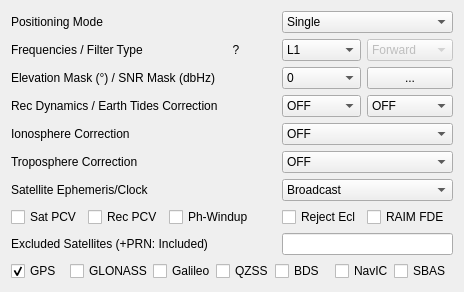
     <widget class="QWidget" name="TabSheet1">
      <property name="toolTip">
       <string/>
      </property>
      <attribute name="title">
       <string>Setting&amp;1</string>
      </attribute>
      <layout class="QGridLayout" name="gridLayout">
       <item row="3" column="0" colspan="6">
        <widget class="QLabel" name="Label3">
         <property name="toolTip">
          <string/>
         </property>
         <property name="text">
          <string>Rec Dynamics / Earth Tides Correction</string>
         </property>
        </widget>
       </item>
       <item row="3" column="6" colspan="2">
        <widget class="QComboBox" name="cBDynamicModel">
         <property name="toolTip">
          <string/>
         </property>
         <item>
          <property name="text">
           <string>OFF</string>
          </property>
         </item>
         <item>
          <property name="text">
           <string>ON</string>
          </property>
         </item>
        </widget>
       </item>
       <item row="3" column="8">
        <widget class="QComboBox" name="cBTideCorrection">
         <property name="toolTip">
          <string/>
         </property>
         <item>
          <property name="text">
           <string>OFF</string>
          </property>
         </item>
         <item>
          <property name="text">
           <string>Solid</string>
          </property>
         </item>
        </widget>
       </item>
       <item row="4" column="0" colspan="4">
        <widget class="QLabel" name="Label8">
         <property name="toolTip">
          <string/>
         </property>
         <property name="text">
          <string>Ionosphere Correction</string>
         </property>
        </widget>
       </item>
       <item row="5" column="0" colspan="4">
        <widget class="QLabel" name="Label9">
         <property name="toolTip">
          <string/>
         </property>
         <property name="text">
          <string>Troposphere Correction</string>
         </property>
        </widget>
       </item>
       <item row="5" column="6" colspan="3">
        <widget class="QComboBox" name="cBTroposphereOption">
         <property name="toolTip">
          <string/>
         </property>
         <item>
          <property name="text">
           <string>OFF</string>
          </property>
         </item>
         <item>
          <property name="text">
           <string>Saastamoinen</string>
          </property>
         </item>
         <item>
          <property name="text">
           <string>SBAS</string>
          </property>
         </item>
         <item>
          <property name="text">
           <string>Estimate ZTD</string>
          </property>
         </item>
         <item>
          <property name="text">
           <string>Estimate ZTD+Grad</string>
          </property>
         </item>
        </widget>
       </item>
       <item row="1" column="6" colspan="2">
        <widget class="QComboBox" name="cBFrequency">
         <property name="toolTip">
          <string/>
         </property>
         <item>
          <property name="text">
           <string>L1</string>
          </property>
         </item>
         <item>
          <property name="text">
           <string>L1+L2</string>
          </property>
         </item>
        </widget>
       </item>
       <item row="1" column="8">
        <widget class="QComboBox" name="cBSolution">
         <property name="enabled">
          <bool>false</bool>
         </property>
         <property name="toolTip">
          <string/>
         </property>
         <item>
          <property name="text">
           <string>Forward</string>
          </property>
         </item>
         <item>
          <property name="text">
           <string>Backward</string>
          </property>
         </item>
         <item>
          <property name="text">
           <string>Combined</string>
          </property>
         </item>
        </widget>
       </item>
       <item row="2" column="0" colspan="6">
        <widget class="QLabel" name="lblElevationMask">
         <property name="toolTip">
          <string/>
         </property>
         <property name="text">
          <string>Elevation Mask (°) / SNR Mask (dbHz)</string>
         </property>
        </widget>
       </item>
       <item row="4" column="6" colspan="3">
        <widget class="QComboBox" name="cBIonosphereOption">
         <property name="toolTip">
          <string/>
         </property>
         <item>
          <property name="text">
           <string>OFF</string>
          </property>
         </item>
         <item>
          <property name="text">
           <string>Broadcast</string>
          </property>
         </item>
         <item>
          <property name="text">
           <string>SBAS</string>
          </property>
         </item>
         <item>
          <property name="text">
           <string>Iono-Free LC</string>
          </property>
         </item>
         <item>
          <property name="text">
           <string>Estimate STEC</string>
          </property>
         </item>
         <item>
          <property name="text">
           <string>IONEX TEC</string>
          </property>
         </item>
         <item>
          <property name="text">
           <string>QZSS Broadcast</string>
          </property>
         </item>
        </widget>
       </item>
       <item row="2" column="6" colspan="2">
        <widget class="QComboBox" name="cBElevationMask">
         <property name="toolTip">
          <string/>
         </property>
         <item>
          <property name="text">
           <string>0</string>
          </property>
         </item>
         <item>
          <property name="text">
           <string>5</string>
          </property>
         </item>
         <item>
          <property name="text">
           <string>10</string>
          </property>
         </item>
         <item>
          <property name="text">
           <string>15</string>
          </property>
         </item>
         <item>
          <property name="text">
           <string>20</string>
          </property>
         </item>
         <item>
          <property name="text">
           <string>25</string>
          </property>
         </item>
         <item>
          <property name="text">
           <string>30</string>
          </property>
         </item>
         <item>
          <property name="text">
           <string>35</string>
          </property>
         </item>
         <item>
          <property name="text">
           <string>40</string>
          </property>
         </item>
         <item>
          <property name="text">
           <string>45</string>
          </property>
         </item>
         <item>
          <property name="text">
           <string>50</string>
          </property>
         </item>
         <item>
          <property name="text">
           <string>55</string>
          </property>
         </item>
         <item>
          <property name="text">
           <string>60</string>
          </property>
         </item>
         <item>
          <property name="text">
           <string>65</string>
          </property>
         </item>
         <item>
          <property name="text">
           <string>70</string>
          </property>
         </item>
        </widget>
       </item>
       <item row="6" column="0" colspan="4">
        <widget class="QLabel" name="Label32">
         <property name="toolTip">
          <string/>
         </property>
         <property name="text">
          <string>Satellite Ephemeris/Clock</string>
         </property>
        </widget>
       </item>
       <item row="2" column="8">
        <widget class="QPushButton" name="btnSnrMask">
         <property name="toolTip">
          <string/>
         </property>
         <property name="text">
          <string>...</string>
         </property>
        </widget>
       </item>
       <item row="0" column="6" colspan="3">
        <widget class="QComboBox" name="cBPositionMode">
         <property name="toolTip">
          <string/>
         </property>
         <item>
          <property name="text">
           <string>Single</string>
          </property>
         </item>
         <item>
          <property name="text">
           <string>DGPS/DGNSS</string>
          </property>
         </item>
         <item>
          <property name="text">
           <string>Kinematic</string>
          </property>
         </item>
         <item>
          <property name="text">
           <string>Static</string>
          </property>
         </item>
         <item>
          <property name="text">
           <string>Moving-Base</string>
          </property>
         </item>
         <item>
          <property name="text">
           <string>Fixed</string>
          </property>
         </item>
         <item>
          <property name="text">
           <string>PPP Kinematic</string>
          </property>
         </item>
         <item>
          <property name="text">
           <string>PPP Static</string>
          </property>
         </item>
         <item>
          <property name="text">
           <string>PPP Fixed</string>
          </property>
         </item>
        </widget>
       </item>
       <item row="1" column="0" colspan="4">
        <widget class="QLabel" name="lblFrequency">
         <property name="toolTip">
          <string/>
         </property>
         <property name="text">
          <string>Frequencies / Filter Type</string>
         </property>
        </widget>
       </item>
       <item row="6" column="6" colspan="3">
        <widget class="QComboBox" name="cBSatelliteEphemeris">
         <property name="toolTip">
          <string/>
         </property>
         <item>
          <property name="text">
           <string>Broadcast</string>
          </property>
         </item>
         <item>
          <property name="text">
           <string>Precise</string>
          </property>
         </item>
         <item>
          <property name="text">
           <string>Broadcast+SBAS</string>
          </property>
         </item>
         <item>
          <property name="text">
           <string>Broadcast+SSR APC</string>
          </property>
         </item>
         <item>
          <property name="text">
           <string>Broadcast+SSR CoM</string>
          </property>
         </item>
         <item>
          <property name="text">
           <string>QZSS LEX</string>
          </property>
         </item>
        </widget>
       </item>
       <item row="7" column="0" colspan="2">
        <widget class="QCheckBox" name="cBPositionOption1">
         <property name="toolTip">
          <string/>
         </property>
         <property name="text">
          <string>Sat PCV</string>
         </property>
        </widget>
       </item>
       <item row="7" column="2" colspan="2">
        <widget class="QCheckBox" name="cBPositionOption2">
         <property name="toolTip">
          <string/>
         </property>
         <property name="text">
          <string>Rec PCV</string>
         </property>
        </widget>
       </item>
       <item row="7" column="4" colspan="2">
        <widget class="QCheckBox" name="cBPositionOption3">
         <property name="toolTip">
          <string/>
         </property>
         <property name="text">
          <string>Ph-Windup</string>
         </property>
        </widget>
       </item>
       <item row="7" column="6" colspan="2">
        <widget class="QCheckBox" name="cBPositionOption4">
         <property name="toolTip">
          <string/>
         </property>
         <property name="text">
          <string>Reject Ecl</string>
         </property>
        </widget>
       </item>
       <item row="7" column="8">
        <widget class="QCheckBox" name="cBPositionOption5">
         <property name="toolTip">
          <string/>
         </property>
         <property name="text">
          <string>RAIM FDE</string>
         </property>
        </widget>
       </item>
       <item row="8" column="0" colspan="6">
        <widget class="QLabel" name="Label35">
         <property name="toolTip">
          <string/>
         </property>
         <property name="text">
          <string>Excluded Satellites (+PRN: Included)</string>
         </property>
        </widget>
       </item>
       <item row="0" column="0" colspan="3">
        <widget class="QLabel" name="lblPosMode">
         <property name="toolTip">
          <string/>
         </property>
         <property name="text">
          <string>Positioning Mode</string>
         </property>
        </widget>
       </item>
       <item row="8" column="6" colspan="3">
        <widget class="QLineEdit" name="lEExcludedSatellites">
         <property name="toolTip">
          <string/>
         </property>
        </widget>
       </item>
       <item row="9" column="0" colspan="9">
        <widget class="QWidget" name="widget_2" native="true">
         <property name="sizePolicy">
          <sizepolicy hsizetype="Preferred" vsizetype="Fixed">
           <horstretch>0</horstretch>
           <verstretch>0</verstretch>
          </sizepolicy>
         </property>
         <layout class="QHBoxLayout" name="horizontalLayout_2">
          <property name="spacing">
           <number>0</number>
          </property>
          <property name="leftMargin">
           <number>0</number>
          </property>
          <property name="topMargin">
           <number>0</number>
          </property>
          <property name="rightMargin">
           <number>0</number>
          </property>
          <property name="bottomMargin">
           <number>0</number>
          </property>
          <item>
           <widget class="QCheckBox" name="cBNavSys1">
            <property name="toolTip">
             <string/>
            </property>
            <property name="text">
             <string>GPS</string>
            </property>
            <property name="checked">
             <bool>true</bool>
            </property>
           </widget>
          </item>
          <item>
           <widget class="QCheckBox" name="cBNavSys2">
            <property name="toolTip">
             <string/>
            </property>
            <property name="text">
             <string>GLONASS</string>
            </property>
           </widget>
          </item>
          <item>
           <widget class="QCheckBox" name="cBNavSys3">
            <property name="toolTip">
             <string/>
            </property>
            <property name="text">
             <string>Galileo</string>
            </property>
           </widget>
          </item>
          <item>
           <widget class="QCheckBox" name="cBNavSys4">
            <property name="toolTip">
             <string/>
            </property>
            <property name="text">
             <string>QZSS</string>
            </property>
           </widget>
          </item>
          <item>
           <widget class="QCheckBox" name="cBNavSys6">
            <property name="toolTip">
             <string/>
            </property>
            <property name="text">
             <string>BDS</string>
            </property>
           </widget>
          </item>
          <item>
           <widget class="QCheckBox" name="cBNavSys7">
            <property name="text">
             <string>NavIC</string>
            </property>
           </widget>
          </item>
          <item>
           <widget class="QCheckBox" name="cBNavSys5">
            <property name="toolTip">
             <string/>
            </property>
            <property name="text">
             <string>SBAS</string>
            </property>
           </widget>
          </item>
         </layout>
        </widget>
       </item>
       <item row="1" column="5">
        <widget class="QPushButton" name="btnFrequency">
         <property name="text">
          <string>?</string>
         </property>
         <property name="flat">
          <bool>true</bool>
         </property>
        </widget>
       </item>
      </layout>
     </widget>
